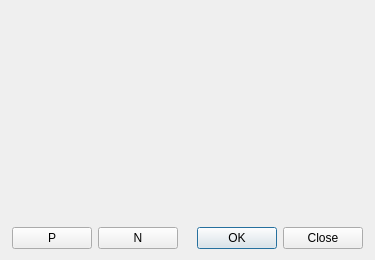
<?xml version="1.0" encoding="UTF-8"?>
<ui version="4.0">
 <class>FindDlg</class>
 <widget class="QDialog" name="FindDlg">
  <property name="geometry">
   <rect>
    <x>0</x>
    <y>0</y>
    <width>375</width>
    <height>260</height>
   </rect>
  </property>
  <property name="windowTitle">
   <string>Find</string>
  </property>
  <layout class="QVBoxLayout" name="verticalLayout">
   <property name="leftMargin">
    <number>3</number>
   </property>
   <property name="topMargin">
    <number>3</number>
   </property>
   <property name="rightMargin">
    <number>3</number>
   </property>
   <item>
    <widget class="FilterTab" name="filterTab" native="true"/>
   </item>
   <item>
    <layout class="QHBoxLayout" name="horizontalLayout">
     <property name="leftMargin">
      <number>9</number>
     </property>
     <property name="rightMargin">
      <number>9</number>
     </property>
     <item>
      <widget class="QPushButton" name="prevButton">
       <property name="toolTip">
        <string>Find previous</string>
       </property>
       <property name="text">
        <string>P</string>
       </property>
      </widget>
     </item>
     <item>
      <widget class="QPushButton" name="nextButton">
       <property name="toolTip">
        <string>Find next</string>
       </property>
       <property name="text">
        <string>N</string>
       </property>
      </widget>
     </item>
     <item>
      <spacer name="horizontalSpacer">
       <property name="orientation">
        <enum>Qt::Orientation::Horizontal</enum>
       </property>
       <property name="sizeHint" stdset="0">
        <size>
         <width>40</width>
         <height>20</height>
        </size>
       </property>
      </spacer>
     </item>
     <item>
      <widget class="QDialogButtonBox" name="buttonBox">
       <property name="standardButtons">
        <set>QDialogButtonBox::StandardButton::Close|QDialogButtonBox::StandardButton::Ok</set>
       </property>
      </widget>
     </item>
    </layout>
   </item>
  </layout>
 </widget>
 <customwidgets>
  <customwidget>
   <class>FilterTab</class>
   <extends>QWidget</extends>
   <header>filtertab.h</header>
   <container>1</container>
  </customwidget>
 </customwidgets>
 <resources/>
 <connections>
  <connection>
   <sender>buttonBox</sender>
   <signal>accepted()</signal>
   <receiver>FindDlg</receiver>
   <slot>accept()</slot>
   <hints>
    <hint type="sourcelabel">
     <x>286</x>
     <y>191</y>
    </hint>
    <hint type="destinationlabel">
     <x>187</x>
     <y>129</y>
    </hint>
   </hints>
  </connection>
  <connection>
   <sender>buttonBox</sender>
   <signal>rejected()</signal>
   <receiver>FindDlg</receiver>
   <slot>reject()</slot>
   <hints>
    <hint type="sourcelabel">
     <x>286</x>
     <y>191</y>
    </hint>
    <hint type="destinationlabel">
     <x>187</x>
     <y>129</y>
    </hint>
   </hints>
  </connection>
 </connections>
</ui>
